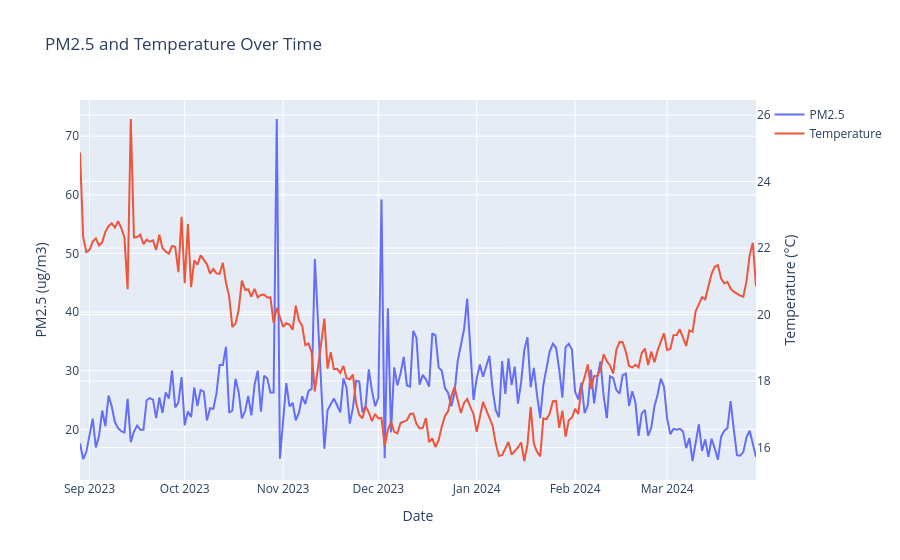

This figure's notebook cell:
### Markdown cell above
### Time Series analysis between PM2.5 and Temperature

### Code cell
# Convert 'last_updated' to datetime
df_weather_csv['last_updated'] = pd.to_datetime(df_weather_csv['last_updated'])

# Aggregate Data 
df_daily = df_weather_csv.groupby(df_weather_csv['last_updated'].dt.date).agg({
    'air_quality_PM2.5': 'mean',
    'temperature_celsius': 'mean'
}).reset_index()
df_daily['last_updated'] = pd.to_datetime(df_daily['last_updated'])  

fig = go.Figure()

# PM2.5 trace
fig.add_trace(go.Scatter(
    x=df_daily['last_updated'],
    y=df_daily['air_quality_PM2.5'],
    name='PM2.5',
    yaxis='y1'
))

# Temperature trace
fig.add_trace(go.Scatter(
    x=df_daily['last_updated'],
    y=df_daily['temperature_celsius'],
    name='Temperature',
    yaxis='y2'
))

fig.update_layout(
    title='PM2.5 and Temperature Over Time',
    xaxis_title='Date',
    yaxis=dict(
        title='PM2.5 (ug/m3)',
        side='left'
    ),
    yaxis2=dict(
        title='Temperature (°C)',
        side='right',
        overlaying='y', 
        position=1
    )
)

iplot(fig)

### Figure 1 — Plotly figure (JSON) as saved in the notebook; plotly's stock layout.template omitted (floating-point values rounded to 4 significant figures; data arrays with more than 128 entries replaced by an {"elided": "..."} marker saying what was removed)
{"data": [{"name": "PM2.5", "type": "scatter", "x": {"elided": "212 str values"}, "y": {"elided": "212 float values"}, "yaxis": "y"}, {"name": "Temperature", "type": "scatter", "x": {"elided": "212 str values"}, "y": {"elided": "212 float values"}, "yaxis": "y2"}], "layout": {"title": {"text": "PM2.5 and Temperature Over Time"}, "xaxis": {"title": {"text": "Date"}}, "yaxis": {"side": "left", "title": {"text": "PM2.5 (ug/m3)"}}, "yaxis2": {"overlaying": "y", "position": 1, "side": "right", "title": {"text": "Temperature (°C)"}}}}
